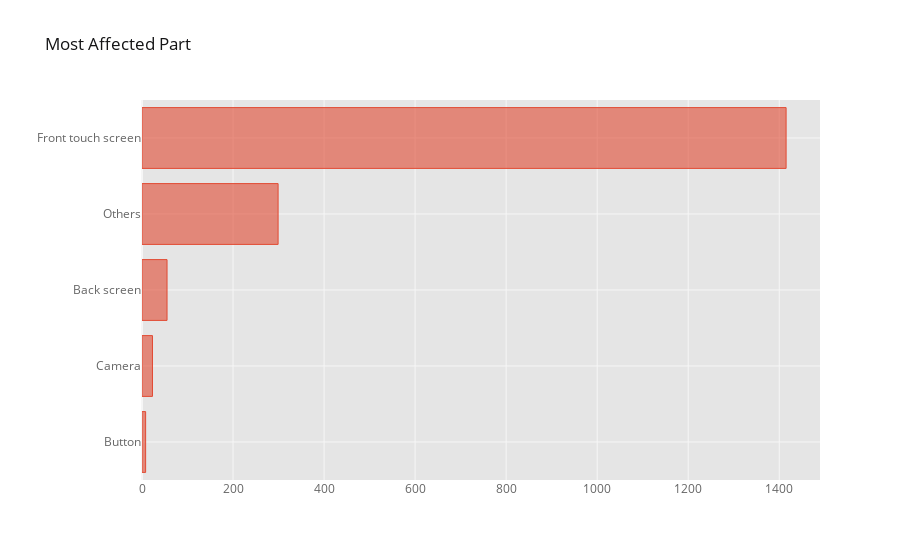

Notebook code cell kept with this figure:
### Markdown cell above
## Most affected part is the touchscreen (1415), which is no surprise considering it is also the most fragile part. Buttons (8) being usually of plastic and metal nature with rubber inserts rarely make up for damages but they are still there nonetheless.
## Backglass, camera and buttons together make up for about 86 damage counts from the list.

### Code cell
claim_attributes.damagePart.value_counts().loc[lambda x: x>1].sort_values(ascending=True).iplot(kind="barh", title="Most Affected Part")

### Figure 1 — Plotly figure (JSON) as saved in the notebook; plotly's stock layout.template omitted (floating-point values rounded to 4 significant figures)
{"data": [{"marker": {"color": "rgba(226, 74, 51, 0.6)", "line": {"color": "rgba(226, 74, 51, 1.0)", "width": 1}}, "name": "damagePart", "orientation": "h", "text": "", "type": "bar", "x": [8, 23, 55, 299, 1415], "y": ["Button", "Camera", "Back screen", "Others", "Front touch screen"]}], "layout": {"legend": {"bgcolor": "#FFFFFF", "font": {"color": "#666666"}}, "paper_bgcolor": "#FFFFFF", "plot_bgcolor": "#E5E5E5", "title": {"font": {"color": "#151516"}, "text": "Most Affected Part"}, "xaxis": {"gridcolor": "#F6F6F6", "showgrid": true, "tickfont": {"color": "#666666"}, "title": {"font": {"color": "#666666"}, "text": ""}, "zerolinecolor": "#F6F6F6"}, "yaxis": {"gridcolor": "#F6F6F6", "showgrid": true, "tickfont": {"color": "#666666"}, "title": {"font": {"color": "#666666"}, "text": ""}, "zerolinecolor": "#F6F6F6"}}}
